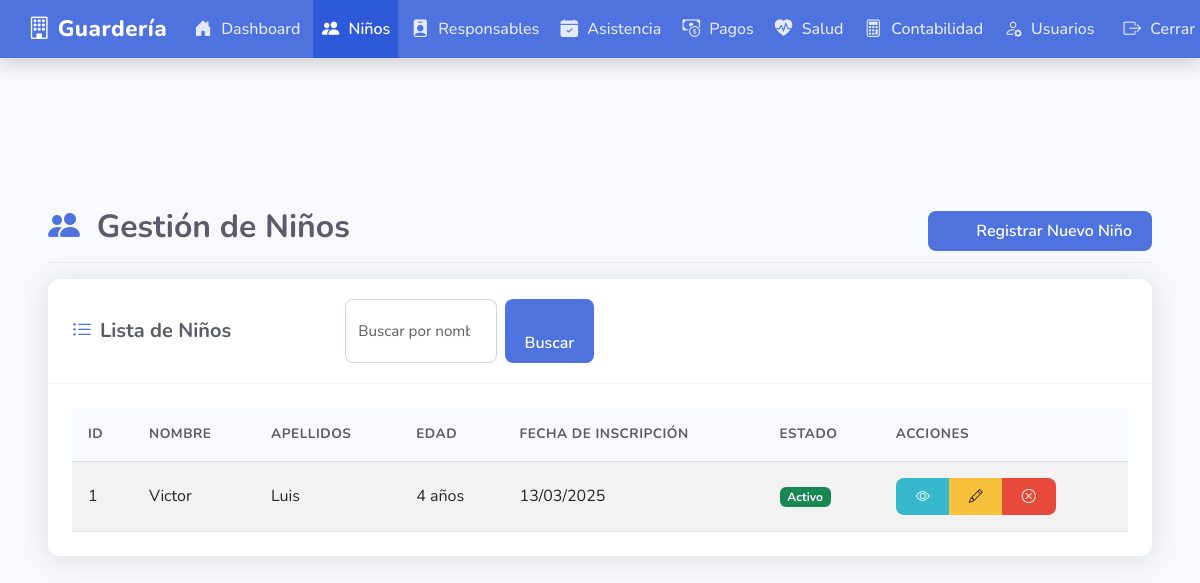
Page /children/index.php (signed in) on the committed database.
### tables this page shows
CREATE TABLE children (
        id INTEGER PRIMARY KEY AUTOINCREMENT,
        first_name TEXT NOT NULL,
        last_name TEXT NOT NULL,
        birth_date DATE NOT NULL,
        enrollment_date DATE NOT NULL,
        allergies TEXT,
        special_notes TEXT,
        status TEXT DEFAULT "active",
        created_at DATETIME DEFAULT CURRENT_TIMESTAMP
    );

### db/connection.php (called while the page is built, shortened)
<?php
class Database {
    private static $instance = null;
    private $db;
    private function __construct() {
        try {
            $this->db = new SQLite3(__DIR__ . '/daycare.db');
            $this->db->enableExceptions(true);
        } catch (Exception $e) {
            die('Database connection failed: ' . $e->getMessage());
        }
    }
    public static function getInstance() {
        if (self::$instance === null) {
            self::$instance = new self();
        }
        return self::$instance;
    }
    public function query($sql, $params = []) {
        try {
            $stmt = $this->db->prepare($sql);
            foreach ($params as $param => $value) {
                $type = is_int($value) ? SQLITE3_INTEGER : SQLITE3_TEXT;
                if ($stmt->bindValue($param, $value, $type) === false) {
                    throw new Exception('Failed to bind parameter ' . $param);
                }
            }
            $result = $stmt->execute();
            return $result;
        } catch (Exception $e) {
            throw new Exception('Query failed: ' . $e->getMessage());
        }
    }
}
?>

### children/index.php (the view, shortened to what this page needs)
<?php
require_once '../db/connection.php';
$db = Database::getInstance();
$page = isset($_GET['page']) ? (int)$_GET['page'] : 1;
$per_page = 10;
$offset = ($page - 1) * $per_page;
$children_result = $db->query(
    'SELECT * FROM children ORDER BY last_name, first_name LIMIT :limit OFFSET :offset',
    [':limit' => $per_page, ':offset' => $offset]
);
$children = [];
while ($child = $children_result->fetchArray(SQLITE3_ASSOC)) {
    $children[] = $child;
}
?>
<?php
include '../templates/header.php';
?>
        <main class="main-content">
            <div class="page-header d-flex justify-content-between flex-wrap flex-md-nowrap align-items-center pt-3 pb-2 mb-3">
                <h1 class="h2"><i class="bi bi-people-fill"></i> Gestión de Niños</h1>
                <div class="btn-toolbar mb-2 mb-md-0">
                    <a href="register.php" class="btn btn-primary">
                        <i class="bi bi-plus-circle"></i> Registrar Nuevo Niño
                    </a>
                </div>
            </div>
            <div class="card">
                <div class="card-header">
                    <div class="row align-items-center">
                        <div class="col-md-6">
                            <h5 class="mb-0"><i class="bi bi-list-ul me-2"></i>Lista de Niños</h5>
                        </div>
                        <div class="col-md-6">
                            <form class="d-flex" method="GET" action="">
                                <input class="form-control me-2" type="search" placeholder="Buscar por nombre" name="search" aria-label="Search">
                                <button class="btn btn-primary" type="submit">
                                    <i class="bi bi-search me-1"></i> Buscar
                                </button>
                            </form>
                        </div>
                    </div>
                </div>
                <div class="card-body">
                    <div class="table-responsive">
                        <table class="table table-striped table-hover">
                            <thead>
                                <tr>
                                    <th>ID</th>
                                    <th>Nombre</th>
                                    <th>Apellidos</th>
                                    <th>Edad</th>
                                    <th>Fecha de Inscripción</th>
                                    <th>Estado</th>
                                    <th>Acciones</th>
                                </tr>
                            </thead>
                            <tbody>
                                <?php foreach ($children as $child): ?>
                                <?php
                                    $birth_date = new DateTime($child['birth_date']);
                                    $today = new DateTime();
                                    $age = $birth_date->diff($today)->y;
                                ?>
                                <tr>
                                    <td><?php echo $child['id']; ?></td>
                                    <td><?php echo htmlspecialchars($child['first_name']); ?></td>
                                    <td><?php echo htmlspecialchars($child['last_name']); ?></td>
                                    <td><?php echo $age; ?> años</td>
                                    <td><?php echo date('d/m/Y', strtotime($child['enrollment_date'])); ?></td>
                                    <td>
                                        <span class="badge <?php echo $child['status'] === 'active' ? 'bg-success' : 'bg-danger'; ?>">
                                            <?php echo $child['status'] === 'active' ? 'Activo' : 'Inactivo'; ?>
                                        </span>
                                    </td>
                                    <td>
                                        <div class="btn-group btn-group-sm" role="group">
                                            <a href="view.php?id=<?php echo $child['id']; ?>" class="btn btn-info" title="Ver detalles">
                                                <i class="bi bi-eye"></i>
                                            </a>
                                            <a href="edit.php?id=<?php echo $child['id']; ?>" class="btn btn-warning" title="Editar">
                                                <i class="bi bi-pencil"></i>
                                            </a>
                                            <a href="?action=change_status&id=<?php echo $child['id']; ?>&status=<?php echo $child['status']; ?>"
                                               class="btn <?php echo $child['status'] == 'active' ? 'btn-danger' : 'btn-success'; ?>"
                                               title="<?php echo $child['status'] == 'active' ? 'Desactivar' : 'Activar'; ?>"
                                               onclick="return confirm('¿Está seguro de cambiar el estado de este niño?')">
                                                <i class="bi <?php echo $child['status'] == 'active' ? 'bi-x-circle' : 'bi-check-circle'; ?>"></i>
                                            </a>
                                        </div>
                                    </td>
                                </tr>
                                <?php endforeach; ?>
                            </tbody>
                        </table>
                    </div>
                </div>
            </div>
        </main>
<?php include '../templates/footer.php'; ?>

### assets/css/main.css (style rules this page uses)
:root { --primary-color: #4e73df; --secondary-color: #2e59d9; --success-color: #1cc88a; --info-color: #36b9cc; --warning-color: #f6c23e; --danger-color: #e74a3b; --light-color: #f8f9fc; --dark-color: #5a5c69; --border-radius: 0.75rem; --box-shadow: 0 0.15rem 1.75rem 0 rgba(58, 59, 69, 0.15); --transition-speed: 0.3s; }
body { font-family: 'Nunito', sans-serif; background-color: var(--light-color); color: var(--dark-color); overflow-x: hidden; min-height: 100vh; display: flex; flex-direction: column; }
main, .main-content { margin-left: 0; margin-top: 60px; padding: 1.5rem; transition: margin-left var(--transition-speed) ease-in-out; flex: 1; }
.card { border-radius: var(--border-radius); border: none; box-shadow: var(--box-shadow); transition: all var(--transition-speed) ease; margin-bottom: 1.5rem; overflow: hidden; }
.card-header { background-color: white; border-bottom: 1px solid rgba(0, 0, 0, 0.05); padding: 1.25rem 1.5rem; display: flex; align-items: center; }
.card-header h5 { font-weight: 700; margin-bottom: 0; color: var(--dark-color); }
.card-header i { margin-right: 0.5rem; color: var(--primary-color); }
.card-body { padding: 1.5rem; }
.table { margin-bottom: 0; width: 100%; border-collapse: collapse; }
.table th { font-weight: 700; text-transform: uppercase; font-size: 0.85rem; letter-spacing: 0.5px; padding: 1rem; border-top: none; background-color: var(--light-color); color: var(--dark-color); }
.table td { padding: 1rem; vertical-align: middle; border-bottom: 1px solid #dee2e6; }
.btn { font-weight: 600; padding: 0.5rem 1.25rem; border-radius: 0.5rem; transition: all 0.2s ease; border: none; cursor: pointer; }
.btn-primary { background-color: var(--primary-color); color: #fff; }
.btn-danger { background-color: var(--danger-color); color: #fff; }
.btn-info { background-color: var(--info-color); color: #fff; }
.btn-warning { background-color: var(--warning-color); color: #212529; }
.form-control { width: 100%; padding: 0.5rem 0.75rem; border: 1px solid #d1d3e2; border-radius: 0.5rem; transition: border-color 0.2s; font-size: 0.95rem; }
.page-header { margin-bottom: 1.5rem; border-bottom: 1px solid rgba(0, 0, 0, 0.05); padding-bottom: 1rem; }
.page-header h1, .page-header h2 { font-weight: 700; color: var(--dark-color); }
.page-header i { margin-right: 0.5rem; color: var(--primary-color); }
@media (min-width: 768px) { main { padding-top: 60px; } }

### rows in the picture
children: id "1", first_name "Victor", last_name "Luis", enrollment_date "13/03/2025", status "Activo"
